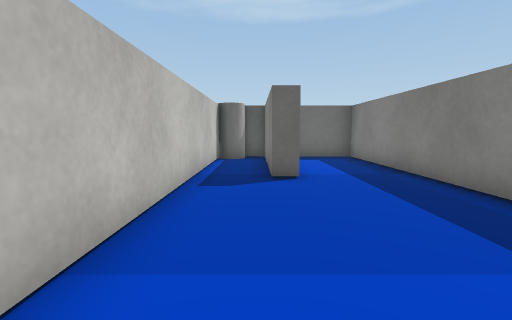
view 1 (above)

20 first-person views from a walk through a Unity game level. The camera is 0.55 m above the floor, tilts 6° down and sees 85° across. The floor is counted in squares, 0.5 m on a side. Each view is taken from the middle of a square. On the plan, view 1 faces up. The plan holds only what a view shows up to about 12 squares ahead; the rest is blank. Some surface patterns are stand-ins.

view 2
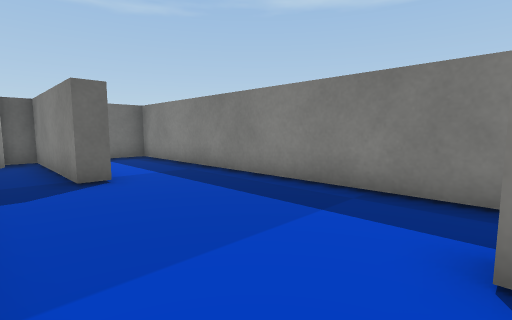

view 3
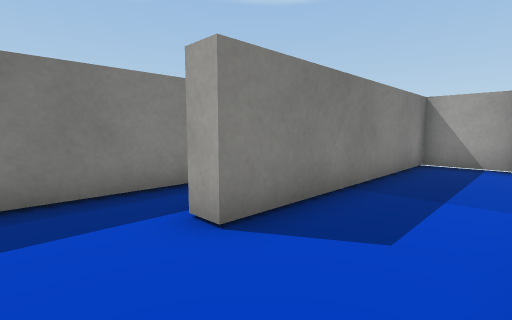

view 4
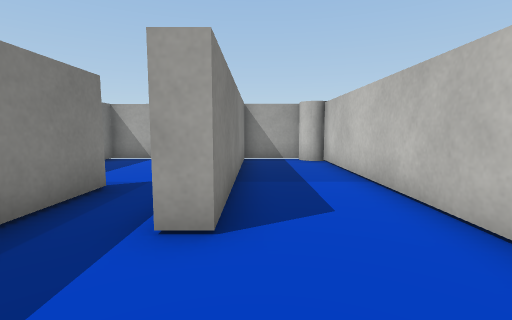

view 5
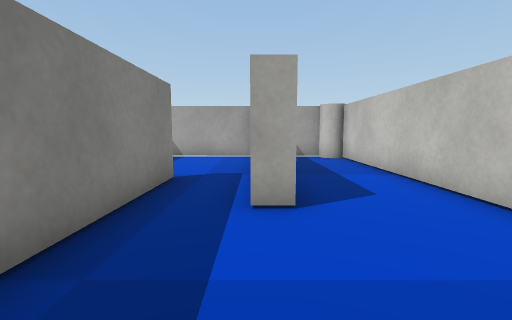

view 6
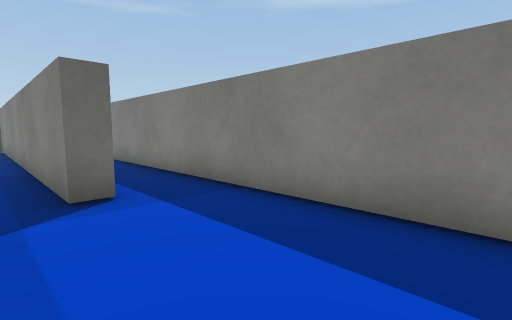

view 7
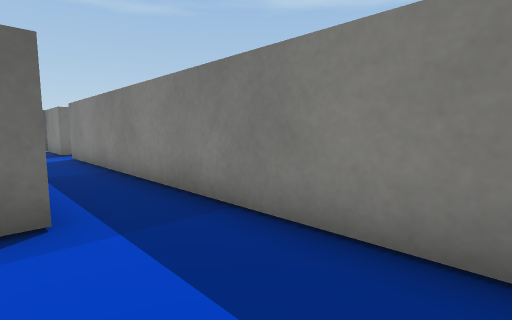

view 8
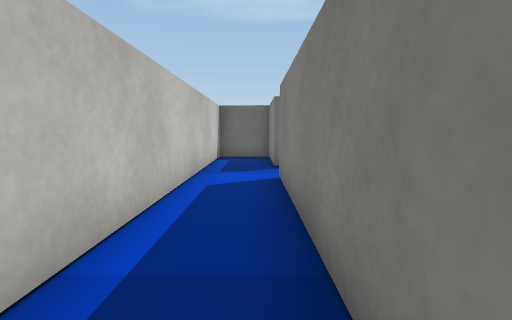

view 9
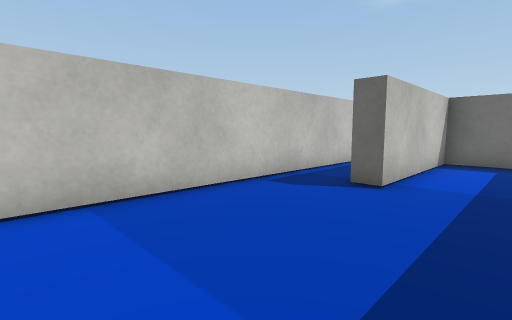

view 10
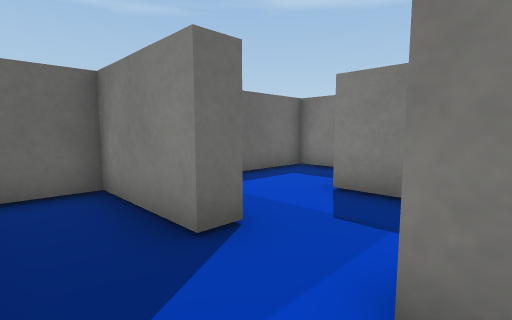

view 11
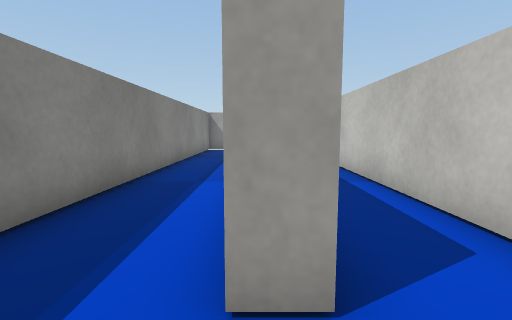

view 12
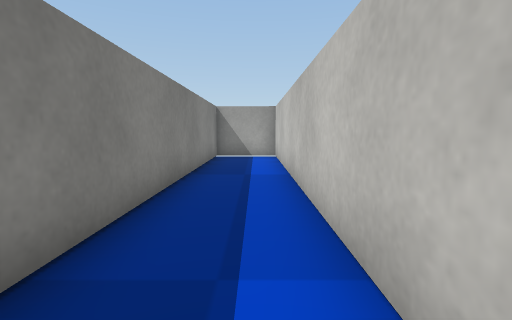

view 13
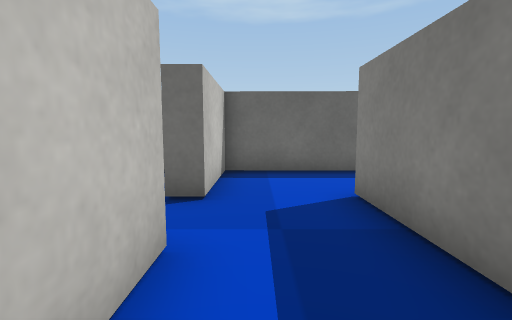

view 14
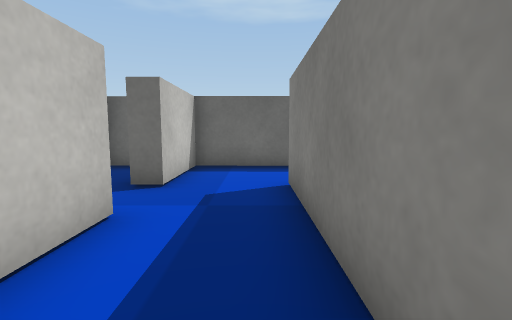

view 15
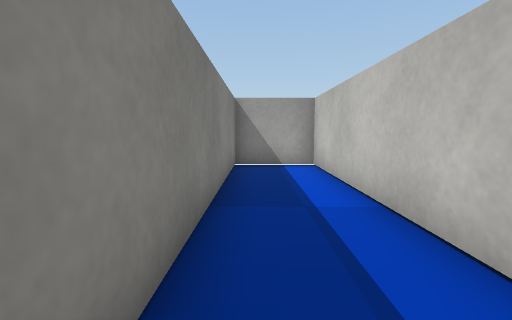

view 16
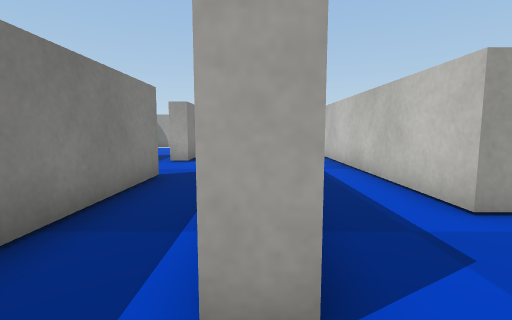

view 17
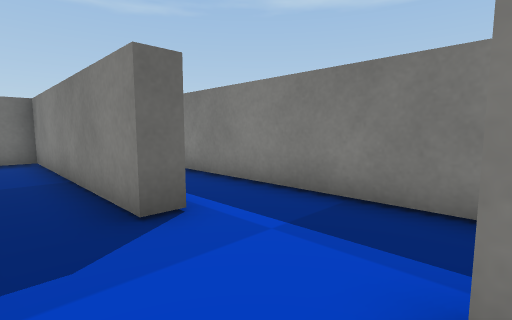

view 18
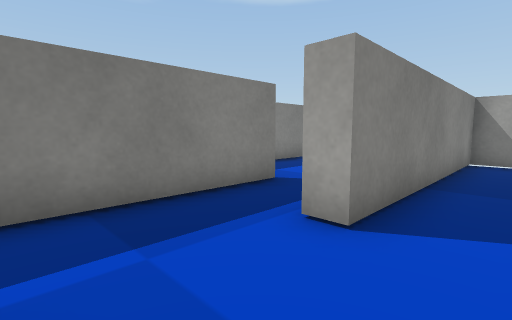

view 19
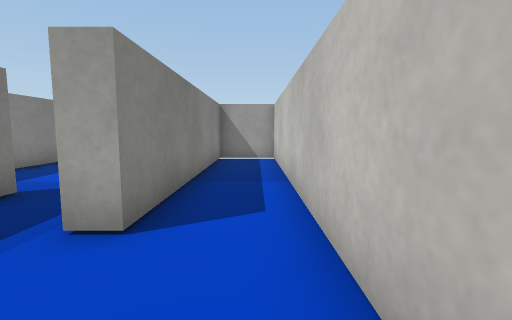

view 20
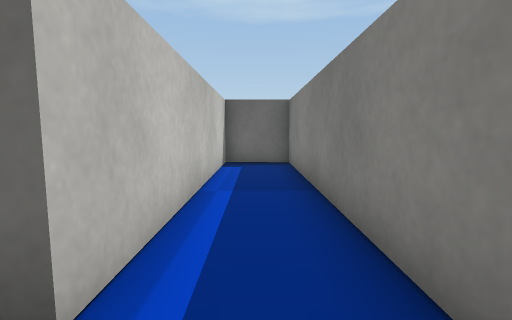

### Floor plan
Points are (right, up) in squares from view 1. A wall is a line through its corners. A room is listed if a view was taken in it or the views show most of it. See-through windows are left out.
Room 1 (views 1, 2, 3, 4, 5, 9)
walls: (3.9, 0.4) (3.9, 11.4) (1, 11.4) (1, 6.4) (0.4, 6.4) (0.4, 11.4); (-1.5, 10.1) (-1.5, -7.1); (-0.7, -7.7) (1.4, -7.7) (1.4, 0.1) (2.1, 0.1)
ways out: opening at (3, 1) to room 2
objects: cylinder (-1, -7); cylinder (-1, 11)
Room 2 (views 6, 7, 8, 10, 11)
walls: (4.6, -2.3) (3.9, -2.3) (3.9, 0.4); (7.2, 8.4) (6.5, 8.4) (6.5, 11.4) (4.5, 11.4) (4.5, -0.4); (2.1, -7.7) (6.5, -7.8) (6.5, 6.5) (7.2, 6.5)
ways out: opening at (3, 1) to room 1; opening at (7, 7.5) to room 3
Room 3 (views 12, 13, 14, 15, 16)
walls: (7.2, 6.5) (7.2, -7.8) (9.7, -7.8) (9.7, 8.6) (10.4, 8.6); (10.4, 11.3) (7.2, 11.4) (7.2, 8.4)
ways out: opening at (7, 7.5) to room 2; opening at (10, 9.5) to room 4
Room 4 (views 17, 18, 19, 20)
walls: (10.3, 2.4) (10.3, -7.8) (12.4, -7.8) (12.4, 0.1) (13.1, 0.1); (15.1, -1.8) (15.1, 11.3) (13, 11.3) (13, 3.3) (12.4, 3.3) (12.4, 11.3) (10.4, 11.3)
ways out: opening at (10, 9.5) to room 3; opening at (14, -0.5)

Positions as (right, up) in squares from view 1, and headings:
1: (0, 0), facing up
2: (-1, 0), facing up-right
3: (-1, 2), facing down-right
4: (1, 3), facing down
5: (2, 4), facing down
6: (3, -7), facing up-right
7: (4, -6), facing up-right
8: (6, 0), facing up
9: (3, 1), facing up-left
10: (5, 6), facing up-right
11: (7, 8), facing down
12: (8, 4), facing down
13: (8, 4), facing up
14: (9, 3), facing up
15: (9, 1), facing down
16: (10, 10), facing down
17: (11, 0), facing up-right
18: (11, 3), facing down-right
19: (11, 3), facing down
20: (14, 2), facing up
